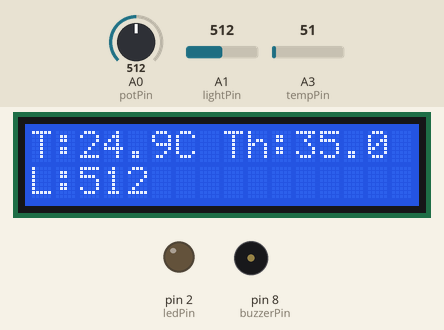
A sketch run on a simulated Arduino Uno, built with avr-gcc and run on an emulated ATmega328P. On the bench: 16×2 character LCD, output pins drawn as LEDs (lit = HIGH), buzzer (waves = sounding, pin HIGH). The test bench sets the inputs (shaded band); at power-on: A3 (tempPin) = 51, A1 (lightPin) = 512, A0 (potPin) = 512. What the sketch prints to the serial monitor is not drawn.

Above: at 2.2 s.
2.3 s: A3 (tempPin) set to 65
At 3.4 s:
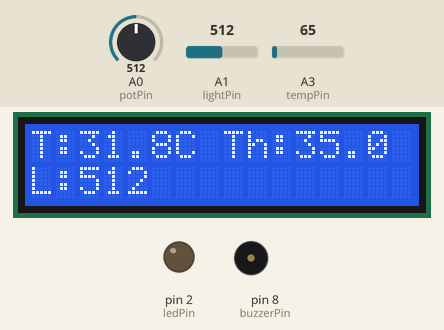
4.1 s: A3 (tempPin) set to 76
At 4.9 s:
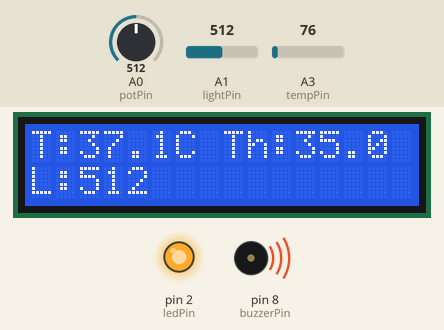
5.7 s: A1 (lightPin) set to 716
At 6.3 s:
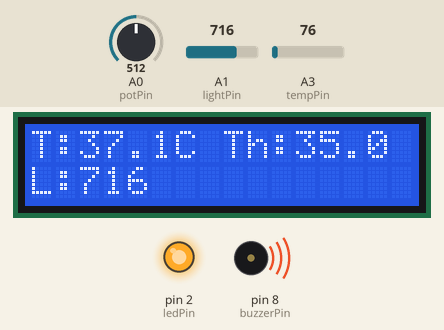
7.3 s: A0 (potPin) set to 595
At 7.8 s:
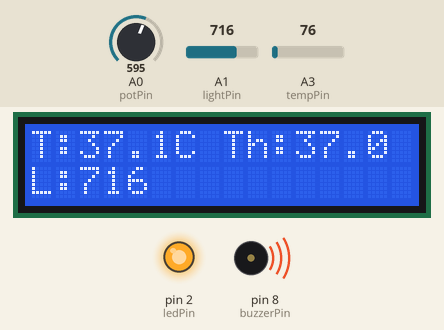
8.9 s: A0 (potPin) set to 622
At 10.1 s:
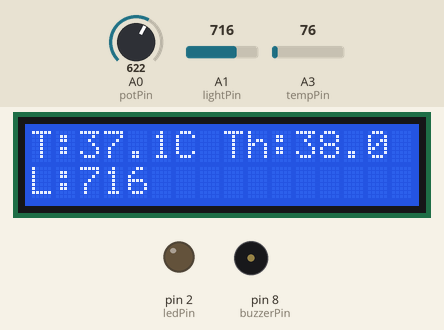
10.4 s: A1 (lightPin) set to 900
At 11.8 s:
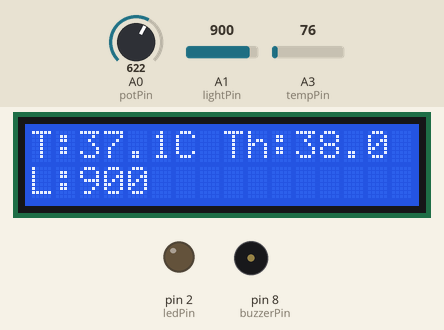
Timing chart, 0 to 13.0 s (numbered marks = the images above; inputs shaded):
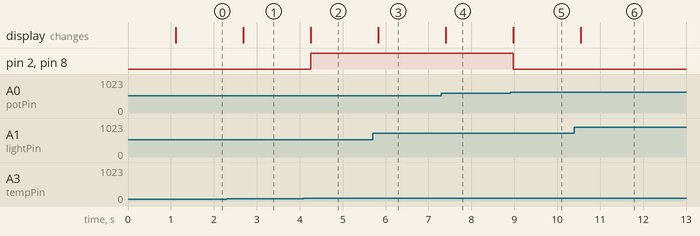

The sketch:

l7.ino
```cpp
#include <Wire.h>
#include <LiquidCrystal_I2C.h>

LiquidCrystal_I2C lcd(0x27, 16, 2);

const int tempPin = A3;
const int lightPin = A1;
const int potPin = A0;
const int ledPin = 2;
const int buzzerPin = 8;

float tempValue;
int lightValue;
float tempThreshold = 30.0;
void setup() {
  Serial.begin(9600);
  lcd.init();
  lcd.backlight();

  pinMode(ledPin, OUTPUT);
  pinMode(buzzerPin, OUTPUT);

  lcd.setCursor(0, 0);
  lcd.print("System Starting...");
  delay(1000);
  lcd.clear();
}

void loop() {
  int sensorValue = analogRead(tempPin);
  tempValue = (sensorValue * 5.0 / 1023.0) * 100.0;

  lightValue = analogRead(lightPin);

  int potValue = analogRead(potPin);
  tempThreshold = map(potValue, 0, 1023, 20, 50);

  Serial.print(tempValue);
  Serial.print(",");
  Serial.println(lightValue);

  lcd.setCursor(0, 0);
  lcd.print("T:");
  lcd.print(tempValue, 1);
  lcd.print("C Th:");
  lcd.print(tempThreshold, 1);

  lcd.setCursor(0, 1);
  lcd.print("L:");
  lcd.print(lightValue);
  lcd.print("   ");

  if (tempValue > tempThreshold || lightValue < 300) {
    digitalWrite(ledPin, HIGH);
    digitalWrite(buzzerPin, HIGH);
  } else {
    digitalWrite(ledPin, LOW);
    digitalWrite(buzzerPin, LOW);
  }

  delay(500);
}
```

Measured:
- the behaviour switches between 71 and 72 on A3 (tempPin) (found by bisection; images 1 and 2)
- the behaviour switches between 613 and 614 on A0 (potPin) (found by bisection; images 4 and 5)
- after the input at 2.3 s, the display: changes after 0.38 s (image 1)
- after the input at 4.1 s, pin 2 (ledPin), pin 8 (buzzerPin): LOW → HIGH after 0.16 s; the display: changes after 0.16 s (image 2)
- after the input at 5.7 s, the display: changes after 0.13 s (image 3)
- after the input at 7.3 s, the display: changes after 0.10 s (image 4)
- after the input at 8.9 s, pin 2 (ledPin), pin 8 (buzzerPin): HIGH → LOW after 0.08 s; the display: changes after 0.08 s (image 5)
- after the input at 10.4 s, the display: changes after 0.15 s (image 6)
